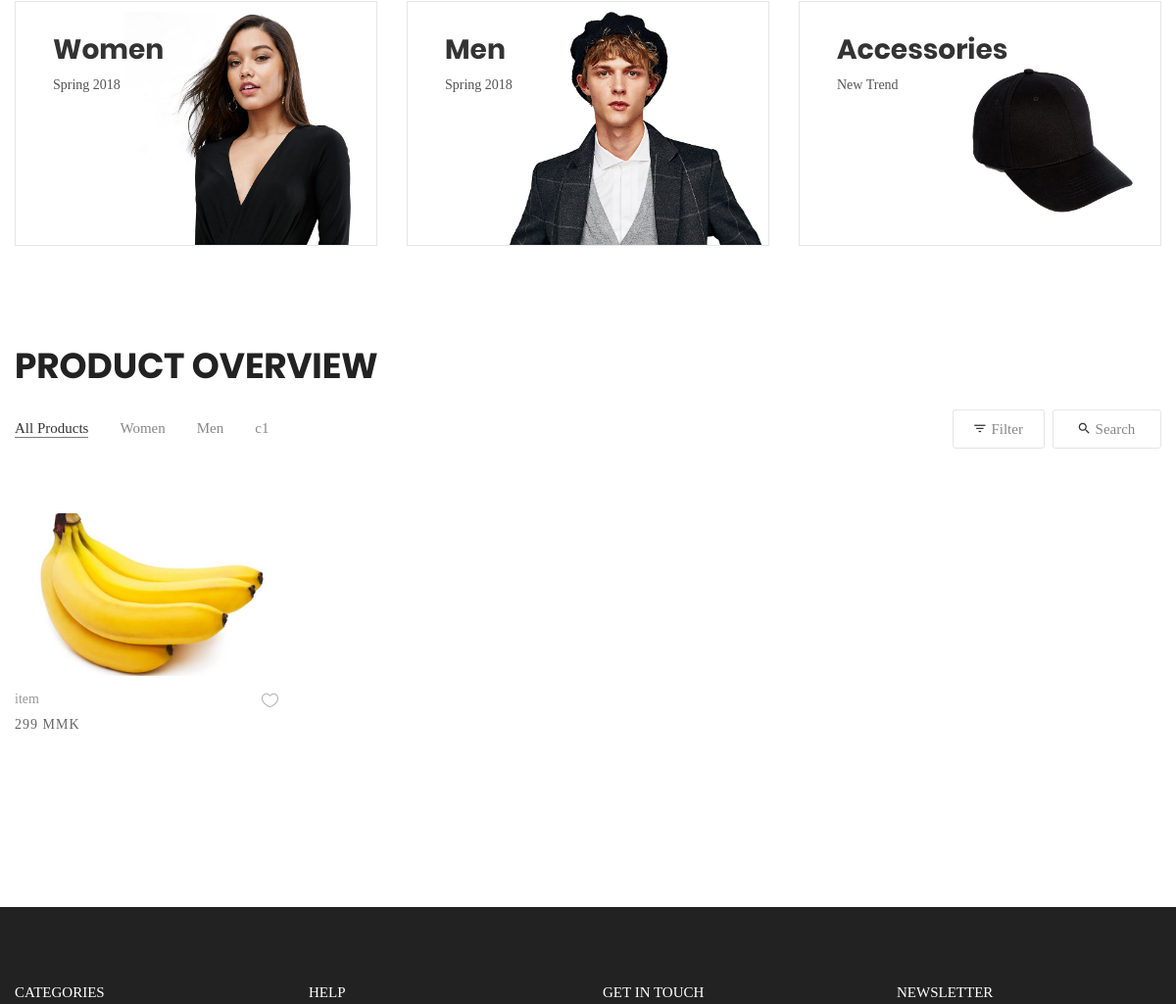
Before: / (middle part) with the older database file.
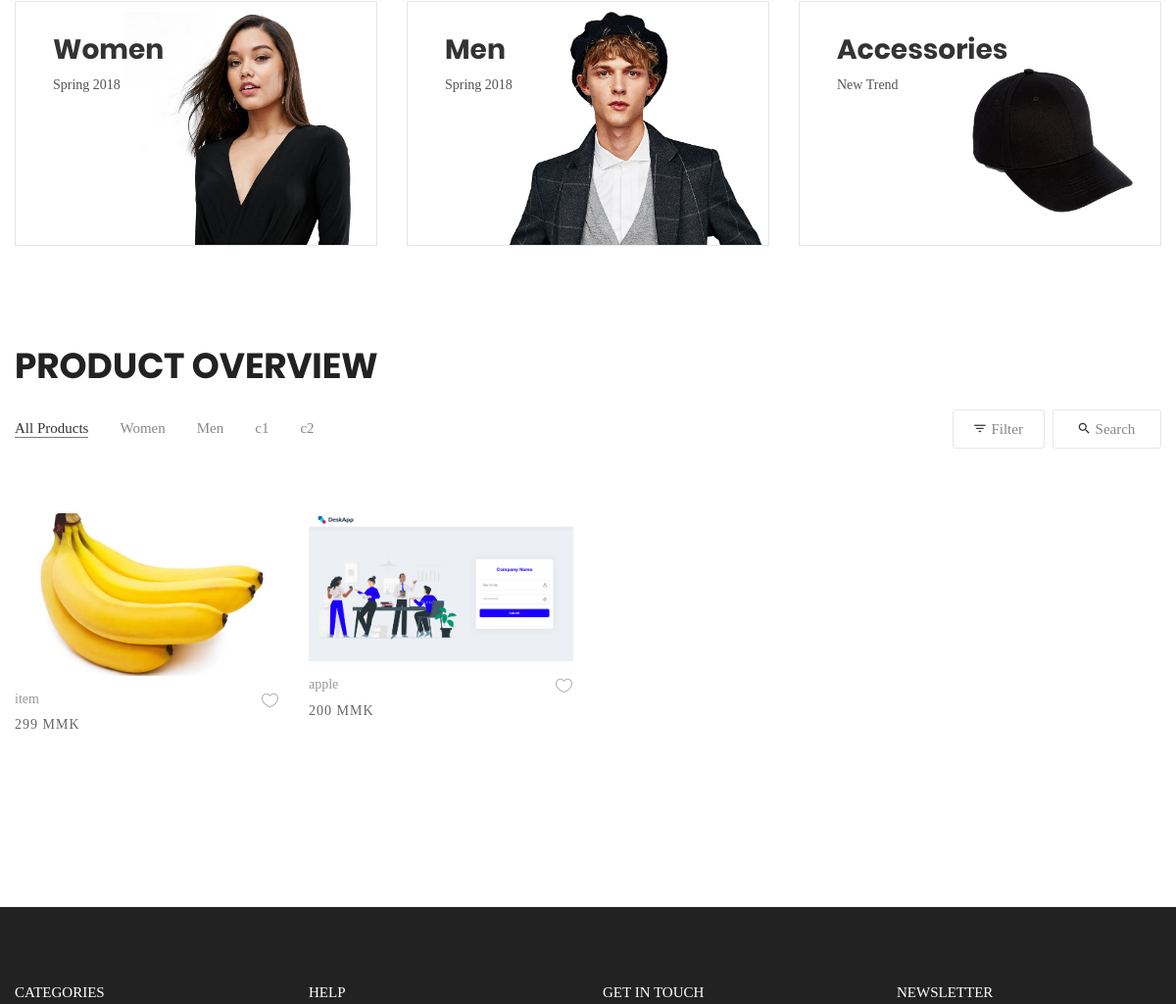
After: the same page with the newer database file.
### myapp/models.py (models this page shows, shortened)
class category(models.Model):
    categoryname = models.CharField(max_length=255)
    created_at = models.DateTimeField(auto_now_add=True)
    updated_at = models.DateTimeField(auto_now=True)

class item(models.Model):
    itemname = models.CharField(max_length=255)
    category = models.ForeignKey(category, on_delete=models.CASCADE)
    price = models.PositiveIntegerField(default=0)
    description = models.CharField(max_length=255)
    photo1 = models.ImageField(upload_to='item/', blank=True, null=True)
    photo2 = models.ImageField(upload_to='item/', blank=True, null=True)
    photo3 = models.ImageField(upload_to='item/', blank=True, null=True)
    photo4 = models.ImageField(upload_to='item/', blank=True, null=True)
    created_at = models.DateTimeField(auto_now_add=True)
    updated_at = models.DateTimeField(auto_now=True)

### myapp/views.py (the view, shortened to what this page needs)
# urls.py: path('', shopview.as_view(), name='shopview'),
class shopview(View):
    def get(self, request):
        itm = item.objects.all()
        cate = category.objects.all()
        context = {'item': itm, 'cate': cate}
        return render(request, 'shop/shopview.html', context)

### templates/shop/shopview.html (shortened to what this page needs)
{% load static %}
<!DOCTYPE html>
<html lang="en">
<head>
	<link rel="stylesheet" type="text/css" href="{% static 'shop/vendor/bootstrap/css/bootstrap.min.css' %}">
	<link rel="stylesheet" type="text/css" href="{% static 'shop/fonts/font-awesome-4.7.0/css/font-awesome.min.css' %}">
	<link rel="stylesheet" type="text/css" href="{% static 'shop/fonts/iconic/css/material-design-iconic-font.min.css' %}">
	<link rel="stylesheet" type="text/css" href="{% static 'shop/fonts/linearicons-v1.0.0/icon-font.min.css' %}">
	<link rel="stylesheet" type="text/css" href="{% static 'shop/vendor/animate/animate.css' %}">
	<link rel="stylesheet" type="text/css" href="{% static 'shop/vendor/css-hamburgers/hamburgers.min.css' %}">
	<link rel="stylesheet" type="text/css" href="{% static 'shop/vendor/animsition/css/animsition.min.css' %}">
	<link rel="stylesheet" type="text/css" href="{% static 'shop/vendor/select2/select2.min.css' %}">
	<link rel="stylesheet" type="text/css" href="{% static 'shop/vendor/daterangepicker/daterangepicker.css' %}">
	<link rel="stylesheet" type="text/css" href="{% static 'shop/vendor/slick/slick.css' %}">
	<link rel="stylesheet" type="text/css" href="{% static 'shop/vendor/MagnificPopup/magnific-popup.css' %}">
	<link rel="stylesheet" type="text/css" href="{% static 'shop/vendor/perfect-scrollbar/perfect-scrollbar.css' %}">
	<link rel="stylesheet" type="text/css" href="{% static 'shop/css/util.css' %}">
	<link rel="stylesheet" type="text/css" href="{% static 'shop/css/main.css' %}">
</head>
<body class="animsition">
	<div class="sec-banner bg0 p-t-80 p-b-50">
		<div class="container">
			<div class="row">
				<div class="col-md-6 col-xl-4 p-b-30 m-lr-auto">
					<div class="block1 wrap-pic-w">
						<img src="{% static 'shop/images/banner-01.jpg' %}" alt="IMG-BANNER">
						<a href="#" class="block1-txt ab-t-l s-full flex-col-l-sb p-lr-38 p-tb-34 trans-03 respon3">
							<div class="block1-txt-child1 flex-col-l">
								<span class="block1-name ltext-102 trans-04 p-b-8">
									Women
								</span>
								<span class="block1-info stext-102 trans-04">
									Spring 2018
								</span>
							</div>
						</a>
					</div>
				</div>
				<div class="col-md-6 col-xl-4 p-b-30 m-lr-auto">
					<div class="block1 wrap-pic-w">
						<img src="{% static 'shop/images/banner-02.jpg' %}" alt="IMG-BANNER">
						<a href="#" class="block1-txt ab-t-l s-full flex-col-l-sb p-lr-38 p-tb-34 trans-03 respon3">
							<div class="block1-txt-child1 flex-col-l">
								<span class="block1-name ltext-102 trans-04 p-b-8">
									Men
								</span>
								<span class="block1-info stext-102 trans-04">
									Spring 2018
								</span>
							</div>
						</a>
					</div>
				</div>
				<div class="col-md-6 col-xl-4 p-b-30 m-lr-auto">
					<div class="block1 wrap-pic-w">
						<img src="{% static 'shop/images/banner-03.jpg' %}" alt="IMG-BANNER">
						<a href="#" class="block1-txt ab-t-l s-full flex-col-l-sb p-lr-38 p-tb-34 trans-03 respon3">
							<div class="block1-txt-child1 flex-col-l">
								<span class="block1-name ltext-102 trans-04 p-b-8">
									Accessories
								</span>
								<span class="block1-info stext-102 trans-04">
									New Trend
								</span>
							</div>
						</a>
					</div>
				</div>
			</div>
		</div>
	</div>
	<section class="bg0 p-t-23 p-b-140">
		<div class="container">
			<div class="p-b-10">
				<h3 class="ltext-103 cl5">
					Product Overview
				</h3>
			</div>
			<div class="flex-w flex-sb-m p-b-52">
				<div class="flex-w flex-l-m filter-tope-group m-tb-10">
					<button class="stext-106 cl6 hov1 bor3 trans-04 m-r-32 m-tb-5 how-active1" data-filter="*">
						All Products
					</button>
					<button class="stext-106 cl6 hov1 bor3 trans-04 m-r-32 m-tb-5" data-filter=".women">
						Women
					</button>
					<button class="stext-106 cl6 hov1 bor3 trans-04 m-r-32 m-tb-5" data-filter=".men">
						Men
					</button>
                    {% for i in cate %}
                    <button class="stext-106 cl6 hov1 bor3 trans-04 m-r-32 m-tb-5" data-filter=".c-{{i.id}}">
						{{i.categoryname}}
					</button>
                    {% endfor %}
				</div>
				<div class="flex-w flex-c-m m-tb-10">
					<div class="flex-c-m stext-106 cl6 size-104 bor4 pointer hov-btn3 trans-04 m-r-8 m-tb-4 js-show-filter">
						<i class="icon-filter cl2 m-r-6 fs-15 trans-04 zmdi zmdi-filter-list"></i>
						 Filter
					</div>
					<div class="flex-c-m stext-106 cl6 size-105 bor4 pointer hov-btn3 trans-04 m-tb-4 js-show-search">
						<i class="icon-search cl2 m-r-6 fs-15 trans-04 zmdi zmdi-search"></i>
						Search
					</div>
				</div>
			</div>
			<div class="row isotope-grid">
                {% for i in item %}
				<div class="col-sm-6 col-md-4 col-lg-3 p-b-35 isotope-item c-{{i.category.id}}">
					<div class="block2">
						<div class="block2-pic hov-img0">
							<img src="{{i.photo1.url}}" alt="IMG-PRODUCT">
						</div>
						<div class="block2-txt flex-w flex-t p-t-14">
							<div class="block2-txt-child1 flex-col-l ">
								<a href="#" class="stext-104 cl4 hov-cl1 trans-04 js-name-b2 p-b-6">
									{{i.itemname}}
								</a>
								<span class="stext-105 cl3">
									{{i.price}} MMK
								</span>
							</div>
							<div class="block2-txt-child2 flex-r p-t-3">
								<a href="#" class="btn-addwish-b2 dis-block pos-relative js-addwish-b2">
									<img class="icon-heart1 dis-block trans-04" src="{% static 'shop/images/icons/icon-heart-01.png' %}" alt="ICON">
								</a>
							</div>
						</div>
					</div>
				</div>
                {% endfor %}
			</div>
		</div>
	</section>
	<footer class="bg3 p-t-75 p-b-32">
		<div class="container">
			<div class="row">
				<div class="col-sm-6 col-lg-3 p-b-50">
					<h4 class="stext-301 cl0 p-b-30">
						Categories
					</h4>
				</div>
				<div class="col-sm-6 col-lg-3 p-b-50">
					<h4 class="stext-301 cl0 p-b-30">
						Help
					</h4>
				</div>
				<div class="col-sm-6 col-lg-3 p-b-50">
					<h4 class="stext-301 cl0 p-b-30">
						GET IN TOUCH
					</h4>
				</div>
				<div class="col-sm-6 col-lg-3 p-b-50">
					<h4 class="stext-301 cl0 p-b-30">
						Newsletter
					</h4>
				</div>
			</div>
		</div>
	</footer>
</body>
</html>

### static/shop/css/main.css (style rules this page uses)
.container { max-width: 1380px; }
@media (max-width: 1600px) { .container { max-width: 1200px; } }
.block1 { position: relative; border: 1px solid #e6e6e6; }
.block1-txt { background-color: rgba(103,117,214,0.0); }
.block1-name { color: #333; }
.block1-info { color: #555; }
.block2-pic { position: relative; }
.block2-txt-child1 { width: calc(100% - 30px); }
.block2-txt-child2 { width: 30px; }
.cl0 { color: #fff; }
.cl2 { color: #333; }
.cl3 { color: #666; }
.cl4 { color: #999; }
.cl5 { color: #222; }
.cl6 { color: #888; }
.stext-102 { font-family: Poppins-Regular; font-size: 14px; line-height: 1.7; }
.stext-104 { font-family: Poppins-Regular; font-size: 14px; line-height: 1.466667; }
.stext-105 { font-family: Poppins-Regular; font-size: 14px; line-height: 1.466667; letter-spacing: 1px; }
.stext-106 { font-family: Poppins-Regular; font-size: 15px; line-height: 1.2; }
.stext-301 { font-family: Montserrat-Bold; font-size: 15px; line-height: 1.6; text-transform: uppercase; }
.ltext-102 { font-family: Poppins-Bold; font-size: 28px; line-height: 1.1; }
.ltext-103 { font-family: Poppins-Bold; font-size: 36px; line-height: 1.1; text-transform: uppercase; }
.size-104 { min-width: 94px; height: 40px; }
.size-105 { min-width: 111px; height: 40px; }
.bg0 { background-color: #fff; }
.bg3 { background-color: #222; }
.bor3 { border-bottom: 1px solid transparent; }
.bor4 { border: 1px solid #e6e6e6; border-radius: 3px; }
.how-active1 { color: #333; border-color: #797979; }
.hov-img0 { display: block; overflow: hidden; }
.hov-img0 img { width: 100%; -webkit-transition: transform 0.9s ease; -o-transition: transform 0.9s ease; -moz-transition: transform 0.9s ease; transition: transform 0.9s ease; }

Changed rows visible on the page:
added category: categoryname "c2"
added item: photo1 (picture), itemname "apple", price "200"
